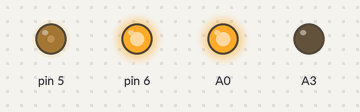
A sketch run on a simulated Arduino Uno, built with avr-gcc and run on an emulated ATmega328P. On the bench: output pins drawn as LEDs (lit = HIGH).

Above: at 0.1 s.
At 5.1 s:
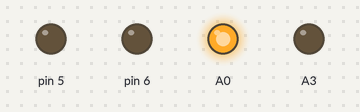
Timing chart, 0 to 6.6 s (numbered marks = the images above):
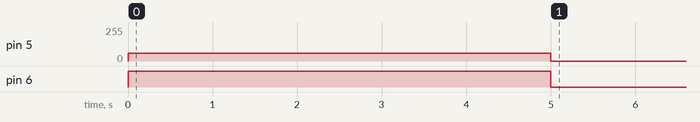

The sketch:

motor_test_direction.ino
```cpp
  void setup() {
    Serial.begin(9600);

    pinMode(A0, OUTPUT);
    pinMode(A3, OUTPUT);


    ////Write forward direction to left and right with split cables
    ////On each side of the rover the motors are mounted in oposite directions so they rotate in oposite directions by default
    digitalWrite(A0, HIGH); // ch1 and ch3 forward
    digitalWrite(A3, LOW);  // ch2 and ch4 forward

    //digitalWrite(A0, LOW); // ch1 and ch3 reverse
    //digitalWrite(A3, HIGH);  // ch2 and ch4 reverse

    analogWrite(6, 255); // ch1 and ch2 speed Left side
    analogWrite(5, 60); // ch2 and ch4 speed Right side

  }

  void loop() {

    delay(5000);
    analogWrite(6, 0);
    analogWrite(5, 0);


  }
```

Measured:
- by itself, pin 5: 60/255 → 0/255 at 5.0 s
- by itself, pin 6: HIGH → LOW at 5.0 s
